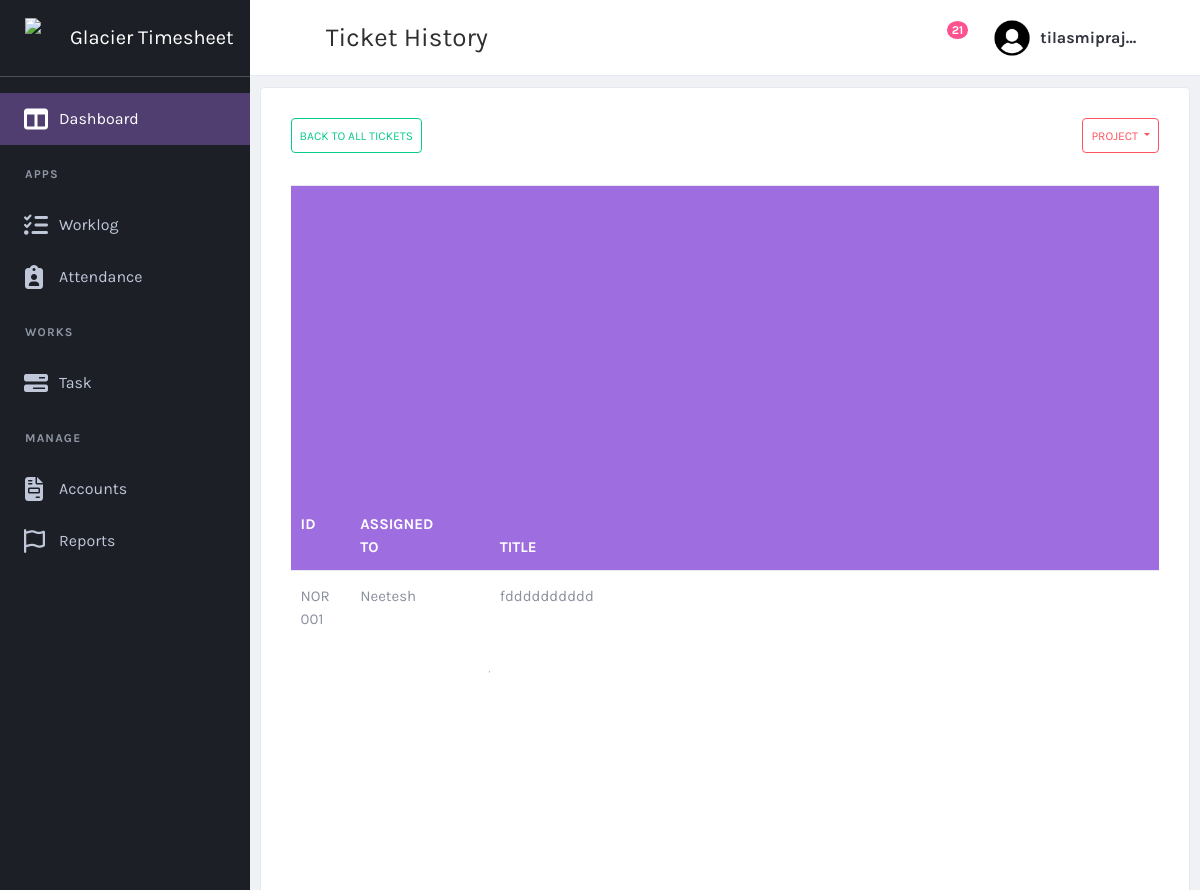
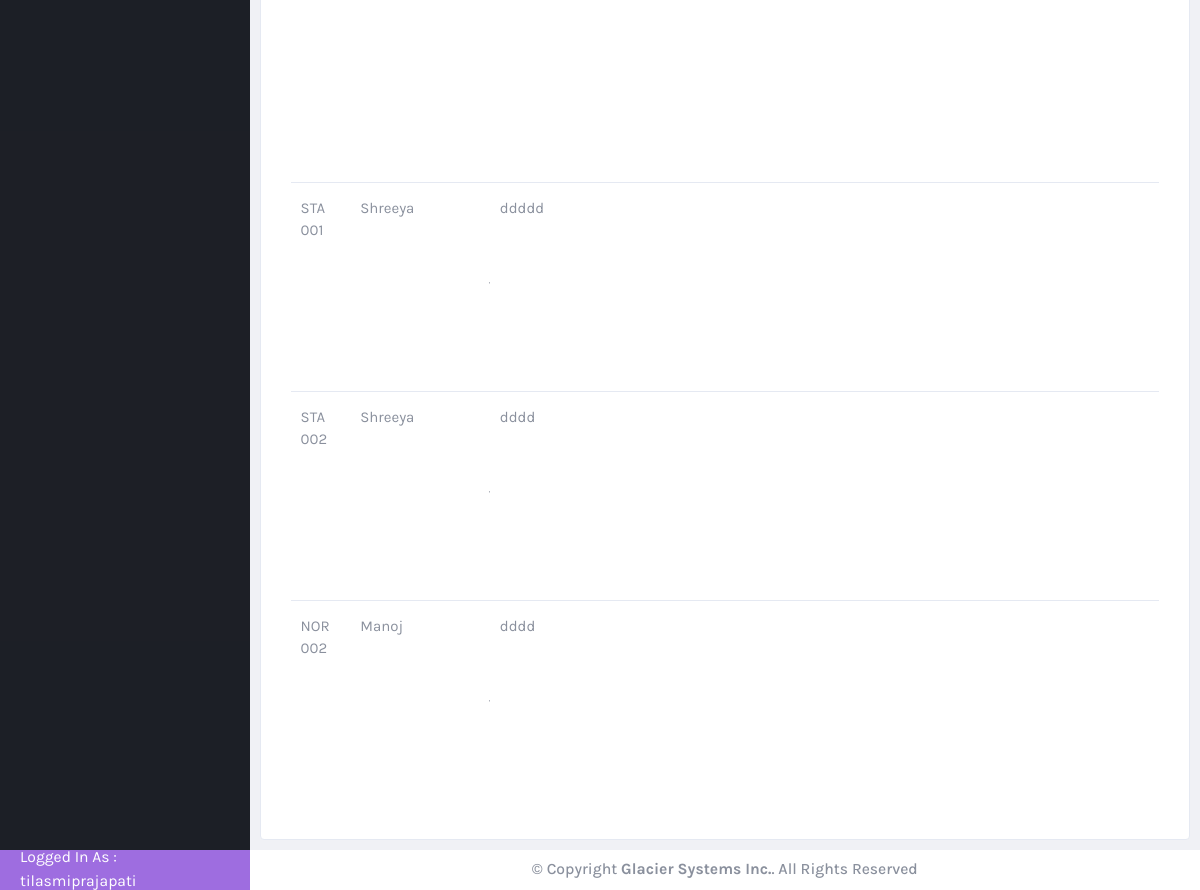
/task/taskhistory/ (signed in), run on the app's committed database (2 pictures, top to bottom).
### task/models.py (models this page shows, shortened)
class ticket(models.Model):
    ticket_id = models.CharField(max_length = 200, null = False)
    ticket_title = models.CharField(max_length=200, null=False)
    customer = models.ForeignKey(customer, on_delete=models.CASCADE, null=True)
    ticket_type = models.ForeignKey(ticket_type, on_delete=models.CASCADE, null=True)
    date_opened = models.DateTimeField(null=True)
    priority = models.ForeignKey(priority_type, on_delete=models.CASCADE, null = True)
    assigned_to = models.ManyToManyField(User, related_name="assigned_tickets")  # Allow multiple users
    last_updated = models.DateTimeField(null=True)
    last_updated_by = models.ForeignKey(User, on_delete=models.CASCADE, null = True, related_name="last_updated_by")
    state = models.ForeignKey(state, on_delete=models.CASCADE, null=True)
    operational_notes = models.CharField(max_length=200, null=True)
    closed_date = models.DateTimeField(null=True)
    solution = models.TextField(max_length=500 )
    project = models.ForeignKey(project, on_delete=models.CASCADE, null=True)

### task/views.py (the view)
# urls.py: path("taskhistory/", views.filter_taskhistory, name="taskhistory"),  # Default taskhistory list
@login_required
def filter_taskhistory(request, user_id=None, project_id=None):
    users = User.objects.all()
    projects = project.objects.all()
    completed_states = state.objects.filter(state_name__in=["Completed", "Canceled"])
    tasks = ticket.objects.filter(state__in=completed_states)
    selected_user = None
    selected_project = None
    if user_id:
        selected_user = get_object_or_404(User, pk=user_id)
        tasks = tasks.filter(assigned_to=selected_user)
    if project_id:
        selected_project = get_object_or_404(project, pk=project_id)
        tasks = tasks.filter(project=selected_project)
    customers = customer.objects.all()
    tickettype = ticket_type.objects.all()
    priority = priority_type.objects.all()
    statelist = state.objects.all()
    return render(request, 'taskhistory.html', {
        'tasks': tasks,
        'users': users,
        'customers': customers,
        'tickettype': tickettype,
        'priority': priority,
        'state': statelist,
        'projects': projects,
        'selected_user': selected_user,
        'selected_project': selected_project,
    })

### customer/models.py (called while the page is built)
  def __str__(self):
    return self.name

### task/templates/taskhistory.html (shortened to what this page needs)
{% extends "base.html" %}
{% load static %}
{% block page-title %}Ticket History{% endblock page-title %}
{% block content %}
            <div class="card card-default m-2">
                <div class="card-header">
                    <a href = "{% url 'task' %}" class="btn btn-outline-success small-btn d-flex justify-content-center align-items-center text-center" >
                        Back to All Tickets
                    </a>
                    <div class="d-flex justify-content-end " style="gap: 10px;">
                        <div class="btn-group" role="group" aria-label="Basic example">
                            <button type="button" class="btn btn-outline-danger dropdown-toggle small-btn" id="projectfilter" data-toggle="dropdown" aria-haspopup="true" aria-expanded="false">
                                {% if selected_project %}
                                    {{ selected_project.project_name }}
                                {% else %}
                                    Project
                                {% endif %}
                            </button>
                        </div>
                    </div>
                </div>
                <div class="card-body">
                    <table id="productsTable" class="table table-hover table-product" style="width:100%">
                        <thead>
                          <tr class="column-head">
                            <th style="width: 50px;">ID&nbsp;&nbsp;&nbsp;&nbsp;</th>
                            <th>Customer&nbsp;&nbsp;&nbsp;&nbsp;&nbsp;&nbsp;</th>
                            <th style="width: 130px; word-wrap: break-word;" >Assigned To&nbsp;&nbsp;&nbsp;&nbsp;&nbsp;&nbsp;</th>
                            <th>Project&nbsp;&nbsp;&nbsp;&nbsp;&nbsp;&nbsp;</th>
                            <th class = "title-column">Title</th>
                            <th>Details&nbsp;&nbsp;&nbsp;&nbsp;</th>
                            <th>Closed Date&nbsp;&nbsp;&nbsp;&nbsp;&nbsp;&nbsp;</th>
                          </tr>
                        </thead>
                        <tbody>
                            {% for i in tasks %}
                                <tr onclick="window.location='{% url 'taskdetails' i.id%}'">
                                    <td>{{i.ticket_id}}</td>
                                    <td>{{i.customer}}</td>
                                    <td>
                                        {% for user in i.assigned_to.all %}
                                            {{ user.first_name }}{% if not forloop.last %}, {% endif %}
                                        {% endfor %}
                                    </td>
                                    <td>{{i.project.project_name}}</td>
                                    <td>{{i.ticket_title}}</td>
                                    <td>{{i.solution}}</td>
                                    <td>{{i.last_updated}}</td>
                                </tr>
                            {% endfor %}
                        </tbody>
                    </table>
                </div>
            </div>
{% endblock  %}

### templates/base.html (shortened to what this page needs)
{% load static %}
<!DOCTYPE html>
<html lang="en" dir="ltr">
  <head>
    <link href="{% static 'plugins/material/css/materialdesignicons.min.css' %}" rel="stylesheet" />
    <link href="{% static 'plugins/simplebar/simplebar.css' %}" rel="stylesheet" />
    <link href="{% static 'plugins/nprogress/nprogress.css' %}" rel="stylesheet" />
    <link href="{% static 'plugins/DataTables/DataTables-1.10.18/css/jquery.dataTables.min.css' %}" rel="stylesheet" />
    <link href="{% static 'plugins/jvectormap/jquery-jvectormap-2.0.3.css' %}" rel="stylesheet" />
    <link href="{% static 'plugins/daterangepicker/daterangepicker.css' %}" rel="stylesheet" />
    <link href="https://cdn.quilljs.com/1.3.6/quill.snow.css" rel="stylesheet">
    <link href="{% static 'plugins/toaster/toastr.min.css' %}" rel="stylesheet" />
    <link href="{% static 'plugins/prism/prism.css' %}" rel="stylesheet" />
    <link href="{% static 'plugins/select2/css/select2.min.css' %}" rel="stylesheet" />
    <link id="main-css-href" rel="stylesheet" href="{% static 'css/style.css' %}" />
  </head>
  <body class="navbar-fixed sidebar-fixed" id="body">
    <div class="wrapper">
      <aside class="left-sidebar sidebar-dark" id="left-sidebar">
        <div id="sidebar" class="sidebar sidebar-with-footer">
          <div class="app-brand">
            <a href="{% url 'dashboard' %}">
              <img src="{% static 'images/glacierlogo.png' %}" alt="Mono" height = 40px width = 40px >
              <span class="brand-name">Glacier Timesheet</span>
            </a>
          </div>
          <div class="sidebar-left" data-simplebar style="height: 100%;">
            <ul class="nav sidebar-inner" id="sidebar-menu">
                <li
                  class="active"
                  >
                  <a class="sidenav-item-link" href="{% url 'dashboard' %}">
                    <i class="fa-solid fa-table-columns"></i>
                    <span class="nav-text">Dashboard</span>
                  </a>
                </li>
                <li class="section-title">
                  Apps
                </li>
                <li
                  >
                  <a class="sidenav-item-link" href="{% url 'worklog' %}">
                    <i class="fa-solid fa-list-check"></i>
                    <span class="nav-text">Worklog</span>
                  </a>
                </li>
                <li  class="has-sub" >
                  <a class="sidenav-item-link" href="javascript:void(0)" data-toggle="collapse" data-target="#attendance"
                    aria-expanded="false" aria-controls="email">
                    <i class="fa-solid fa-clipboard-user"></i>
                    <span class="nav-text">Attendance</span> <b class="caret"></b>
                  </a>
                </li>
                <li class="section-title">
                  Works
                </li>
                <li  class="has-sub" >
                  <a class="sidenav-item-link" href="javascript:void(0)" data-toggle="collapse" data-target="#task"
                    aria-expanded="false" aria-controls="email">
                    <i class="fa-solid fa-bars-progress"></i>
                    <span class="nav-text">Task</span> <b class="caret"></b>
                  </a>
                </li>
                <li class="section-title">
                  Manage
                </li>
                <li  class="has-sub" >
                  <a class="sidenav-item-link" href="javascript:void(0)" data-toggle="collapse" data-target="#accounts"
                    aria-expanded="false" aria-controls="email">
                    <i class="fa-solid fa-file-invoice"></i>
                    <span class="nav-text">Accounts</span> <b class="caret"></b>
                  </a>
                </li>
                <li  class="has-sub" >
                  <a class="sidenav-item-link" href="javascript:void(0)" data-toggle="collapse" data-target="#reports"
                    aria-expanded="false" aria-controls="email">
                    <i class="fa-regular fa-flag"></i>
                    <span class="nav-text">Reports</span> <b class="caret"></b>
                  </a>
                </li>
              </ul>
          </div>
            <div class="sidebar-footer  " >
              <div class="sidebar-footer-content d-flex align-items-center p-4" style="height: 40px; ">
                  <p style="color:white;">Logged In As : {{user.username}}</P>
              </div>
            </div>
        </div>
      </aside>
      <div class="page-wrapper">
        <header class="main-header" id="header">
          <nav class="navbar navbar-expand-lg navbar-light" id="navbar">
            <button id="sidebar-toggler" class="sidebar-toggle">
            </button>
            <span class="page-title">{% block page-title %}Dashboard{% endblock page-title %}</span>
            <div class="navbar-right ">
              <ul class="nav navbar-nav">
                <li class="custom-dropdown">
                  <button class="notify-toggler custom-dropdown-toggler">
                    <i class="mdi mdi-bell-outline icon"></i>
                    <span class="badge badge-xs rounded-circle">21</span>
                  </button>
                </li>
                <li class="dropdown user-menu">
                  <button class="dropdown-toggle nav-link" data-toggle="dropdown">
                    <img src="{% static 'images/usericon.png' %}" class="user-image rounded-circle" alt="User Image" />
                    <span class="d-none d-lg-inline-block">{{user.username}}</span>
                  </button>
                </li>
              </ul>
            </div>
          </nav>
        </header>
        {% block content %}
        {% endblock %}
        <footer class="footer mt-auto" >
          <div class="copyright bg-white d-flex align-items-center justify-content-center">
            <p>
              &copy; Copyright <strong><span>Glacier Systems Inc.</span></strong>. All Rights Reserved
            </p>
          </div>
        </footer>
      </div>
    </div>
  </body>
</html>

### data on the page
ticket: ticket_id "NOR001", ticket_title "fdddddddddd"
ticket: ticket_id "STA001", ticket_title "ddddd"
ticket: ticket_id "STA002", ticket_title "dddd"
ticket: ticket_id "NOR002", ticket_title "dddd"

### other printed values
{{ user.username }} "tilasmiprajapati"
{{ user.username }} "tilasmipraj…"
{{ user.first_name }} "Neetesh"
{{ user.first_name }} "Shreeya"
{{ user.first_name }} "Manoj"
